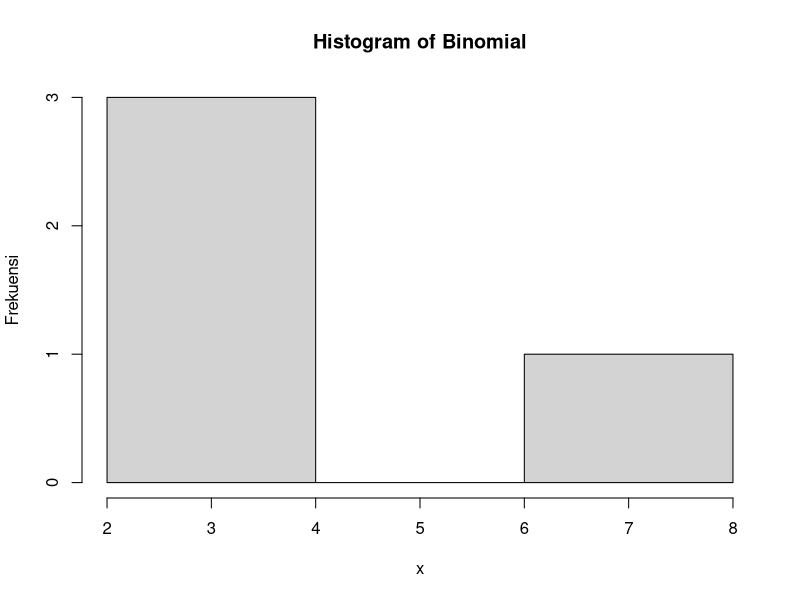

Source code (R):
n = 20
p = 0.2
q = 0.8
x = 4
# 2.a
res <- dbinom(x,n, prob = p)

#2.b
probability = dbinom(x, n, prob = p, log = FALSE)
probability
hist(rbinom(x, n, prob = p), xlab = "x", ylab = "Frekuensi", main = "Histogram of Binomial")

#2.c
rataan <- n * p

varian <- n * p * q